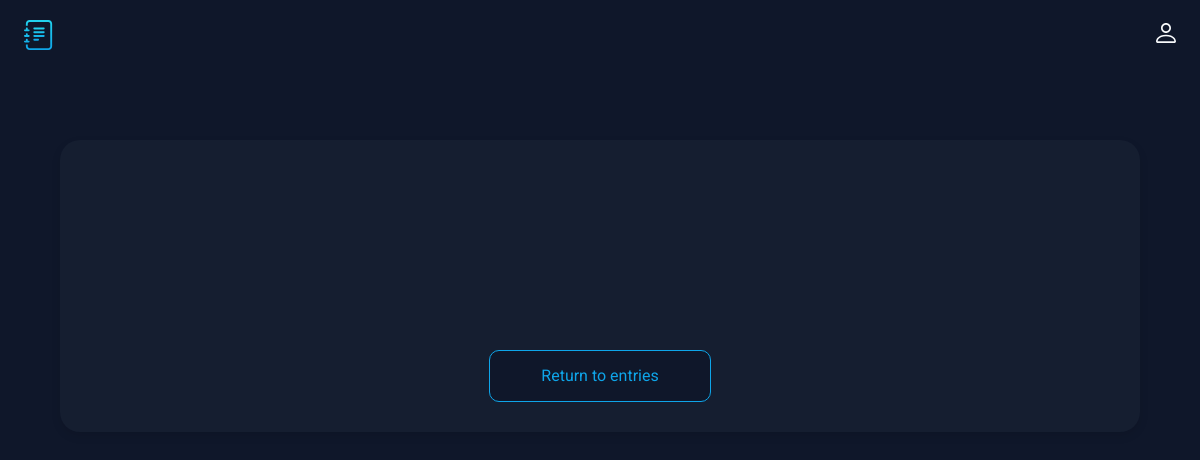
The page /card/3 on the database as committed earlier.
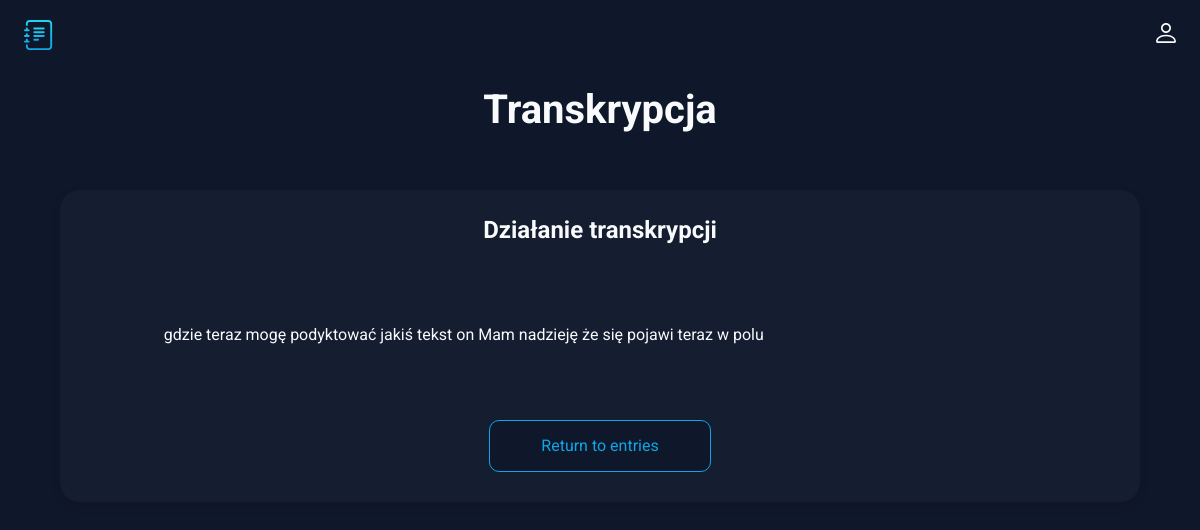
The same page on the database as committed later.
### main.py (models this page shows, shortened)
class Card(db.Model):
    id = db.Column(db.Integer, primary_key=True)
    title = db.Column(db.String(100), nullable=False)
    subtitle = db.Column(db.String(300), nullable=False)
    text = db.Column(db.Text, nullable=False)

### main.py (the view)
@app.route('/card/<int:id>')
def card(id):
    card = Card.query.get(id)
    return render_template('card.html', card=card)

### templates/card.html (shortened to what this page needs)
<!doctype html>
<html lang="en">
<head>
  <link rel="stylesheet" href="../static/css/style.css">
</head>
<body>
  <header class="header">
    <img src="../static/img/logo.svg" alt="logo" width="30" height="30">
    <ul class="main-list">
        <li class="list__item">
          <a href="">
            <img src="../static/img/login.svg" alt="login" width="20" height="20">
          </a>
    </ul>
  </header>
  <main class="main">
    {% block content %}
    <h1 class="main__title">{{card.title}}</h1>
    <div class="main__block">
      <h2 class="main__subtitle">{{card.subtitle}}</h2>
      <div class="main__text">
      {{card.text}}
      </div>
      <a class="main__link" href="/">Return to entries</a>
    </div>
  </main>
  {% endblock %}
</body>
</html>

### static/css/style.css (style rules this page uses)
body { margin: 0; padding: 0; font-family: 'Roboto', sans-serif; font-size: 16px; line-height: 20px; background-color: #0F172A; color: #F8FAFC; }
h1, h2, p { margin: 0; }
img { object-fit: contain; }
a { text-decoration: none; color: inherit; transition: 0.2s; }
ul { list-style: none; margin: 0; padding: 0; }
.header { display: flex; justify-content: space-between; align-items: center; padding: 20px 2%; margin-bottom: 30px; }
.main-list { display: flex; align-items: center; gap: 20px; }
.main__title { font-size: 40px; text-align: center; margin-bottom: 70px; }
.main { padding: 0 5%; }
.main__block { background: rgba(30, 41, 59, 0.4); border-radius: 20px; box-shadow: 0px 4px 10px rgba(0, 0, 0, 0.1); padding: 30px 80px; display: flex; flex-direction: column; align-items: center; }
.main__subtitle { text-align: center; margin-bottom: 50px; }
.main__text { line-height: 30px; margin-bottom: 40px; white-space: pre-wrap; align-self: flex-start; }
.main__link { display: block; border: 1px solid rgba(14, 165, 233, 1); background: #0F172A; border-radius: 10px; color: rgba(14, 165, 233, 1); padding: 15px 10px; font: inherit; width: 200px; text-align: center; cursor: pointer; transition: 0.2s; }

Rows that differ between the two databases and show on the page:
added Card: title "Transkrypcja", subtitle "Działanie transkrypcji", text "gdzie teraz mogę podyktować jakiś tekst on Mam nadzieję że się pojawi teraz w polu"
